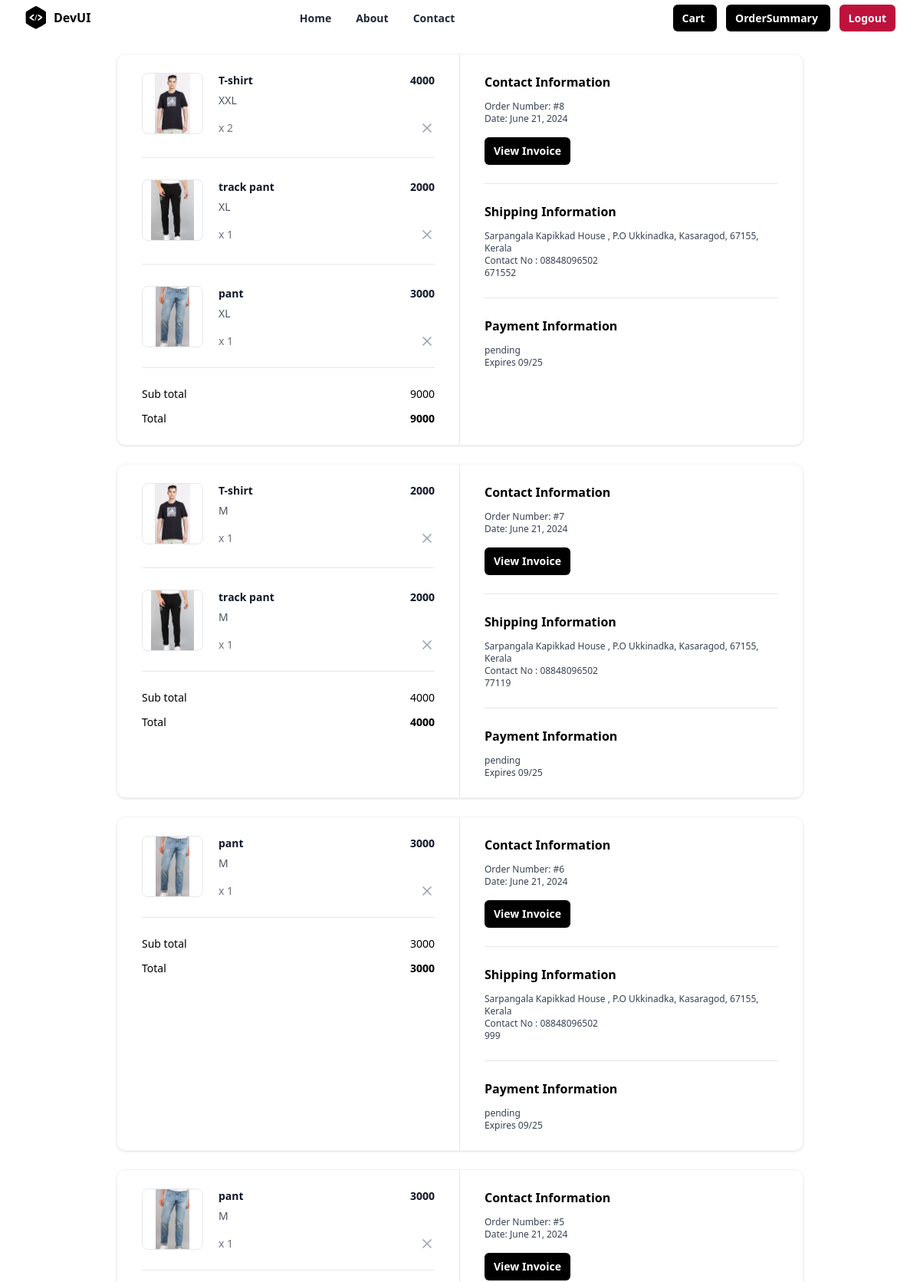
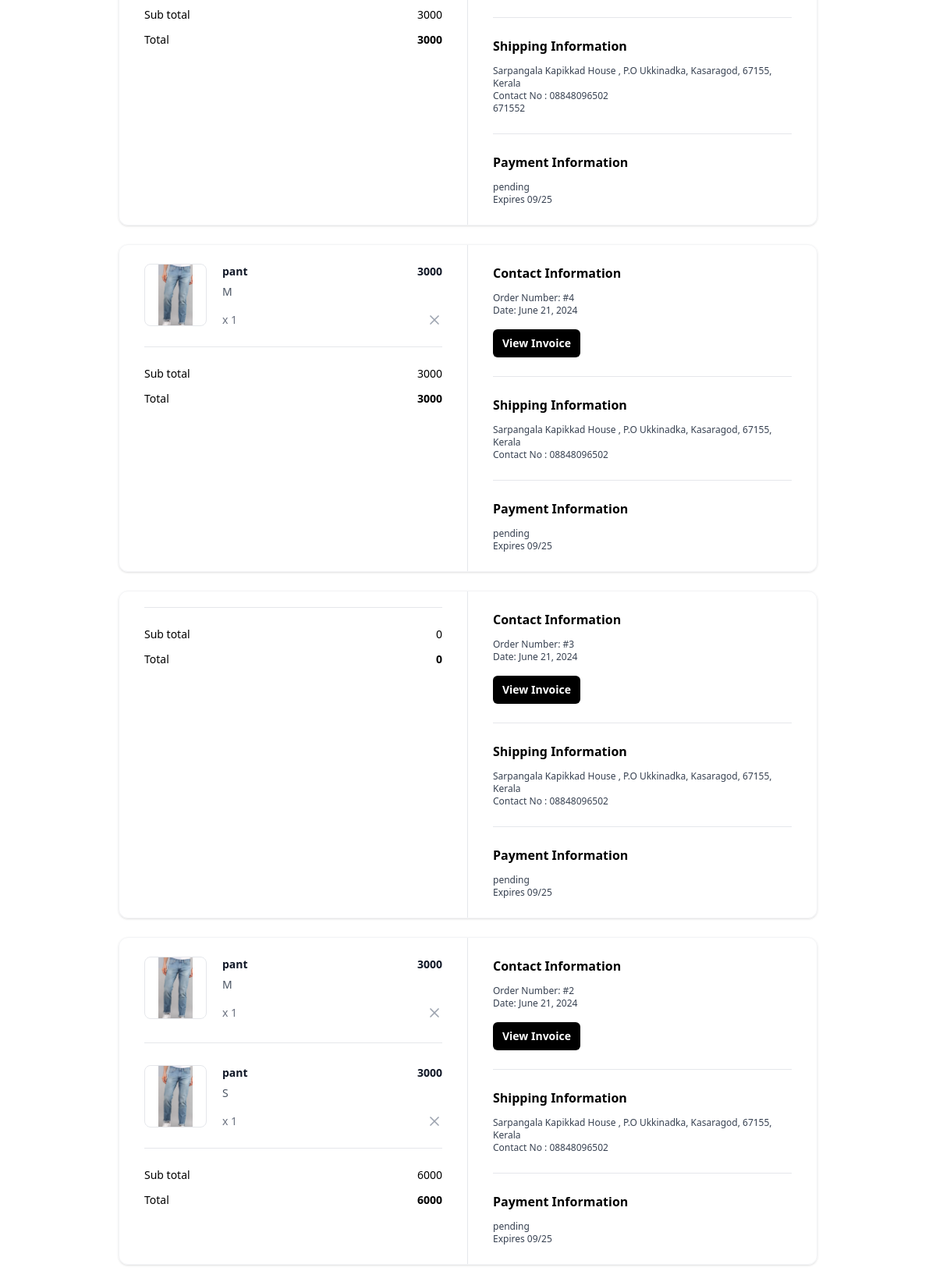
/order/summary/ (signed in, upper part), run on the app's committed database (2 pictures, top to bottom).
### store/models.py (models this page shows, shortened)
class BasketItems(models.Model):
    basket_object=models.ForeignKey(Basket,on_delete=models.CASCADE,related_name='cartitems')
    product_object=models.ForeignKey(Product,on_delete=models.CASCADE)
    size_object=models.ForeignKey(Size,on_delete=models.CASCADE)
    quantity=models.PositiveIntegerField(default=1)
    create_date=models.DateTimeField(auto_now_add=True)
    updated_date=models.DateTimeField(auto_now=True)
    is_active=models.BooleanField(default=True)
    is_order_placed=models.BooleanField(default=False)
    @property
    def total_amount(self):
        return self.product_object.price * self.quantity

class Product(models.Model):
    title=models.CharField(max_length=200)
    description=models.TextField(null=True,blank=True)
    size_object=models.ManyToManyField(Size)
    category_object=models.ForeignKey(Category,on_delete=models.CASCADE)
    brand_object=models.ForeignKey(Brand,on_delete=models.CASCADE)
    image=models.ImageField(upload_to="product_images",null=True,default="product_images/default.jpg")
    price=models.PositiveIntegerField()
    tag_object=models.ManyToManyField(Tag)
    created_date=models.DateTimeField(auto_now_add=True)
    updated_at=models.DateTimeField(auto_now=True)
    is_active=models.BooleanField(default=True)

class Size(models.Model):
    name=models.CharField(max_length=200,unique=True)
    created_date=models.DateTimeField(auto_now_add=True)
    updated_date=models.DateTimeField(auto_now=True)
    is_active=models.BooleanField(default=True)
    def __str__(self):
        return self.name

class order(models.Model):
    user_object=models.ForeignKey(
        User,
        on_delete=models.CASCADE,
        related_name='myorders'
        )
    basket_item_objects=models.ManyToManyField(BasketItems)
    delivery_address=models.CharField(max_length=250)
    phone=models.CharField(max_length=12)
    pin=models.CharField(max_length=10,null=True)
    email=models.CharField(max_length=100)
    payment_options=(
        ("cod","cod"),
        ("online","online")
    )
    payment_mode=models.CharField(max_length=200,choices=payment_options,default="cod")
    expected_delivery_date=models.DateField(null=True)
    order_id=models.CharField(max_length=200,null=True)
    is_paid=models.BooleanField(default=False)
    order_status=(
        ("order_confirmed","Order_confirmed"),
        ("dispatched","Dispatched"),
        ("in_transit","In_transit"),
        ("delivered","Delivered"),
        ("cancelled","Cancelled")
    )
    status=models.CharField(max_length=200,choices=order_status,default="order_confirmed")
    created_date=models.DateTimeField(auto_now_add=True)
    updated_date=models.DateTimeField(auto_now=True)
    is_active=models.BooleanField(default=True)
    @property
    def sub_total(self):
        basket_items=self.basket_item_objects.all()
        total=0
        if basket_items:
            for bi in basket_items:
                total+=bi.total_amount
        return total

### store/views.py (the view)
# urls.py: path("order/summary/",views.OrderSummaryView.as_view(),name="order-summary")
class OrderSummaryView(View):
    def get(self,request,*args, **kwargs):
        qs=order.objects.filter(user_object=request.user).order_by("-created_date")
        print(qs)
        return render(request,"order_summary.html",{'data':qs})

### store/templates/order_summary.html (shortened to what this page needs)
{%extends 'base.html'%}
{%block main_block%}
{%for order in data%}
<div class="mx-auto my-4 max-w-4xl md:my-6">
    <div class="overflow-hidden rounded-xl border border-gray-100 shadow">
      <div class="grid grid-cols-1 md:grid-cols-2">
        <div class="px-5 py-6 md:border-r md:border-r-gray-200 md:px-8">
          <div class="flow-root">
            <ul class="-my-7 divide-y divide-gray-200">
              {%for bi in order.basket_item_objects.all%}
              <li class="flex items-stretch justify-between space-x-5 py-7">
                <div class="flex flex-1 items-stretch">
                  <div class="flex-shrink-0">
                    <img
                      class="h-20 w-20 rounded-lg border border-gray-200 object-contain"
                      src="{{bi.product_object.image.url}}"
                      alt="https://static.nike.com/a/images/c_limit,w_592,f_auto/t_product_v1/54a510de-a406-41b2-8d62-7f8c587c9a7e/air-force-1-07-lv8-shoes-9KwrSk.png"
                    />
                  </div>
                  <div class="ml-5 flex flex-col justify-between">
                    <div class="flex-1">
                      <p class="text-sm font-bold text-gray-900">
                        {{bi.product_object.title}}
                      </p>
                      <p class="mt-1.5 text-sm font-medium text-gray-600">
                        {{bi.size_object}}
                      </p>
                    </div>
                    <p class="mt-4 text-sm font-medium text-gray-500">x {{bi.quantity}}</p>
                  </div>
                </div>
                <div class="ml-auto flex flex-col items-end justify-between">
                  <p class="text-right text-sm font-bold text-gray-900">
                    {{bi.total_amount}}
                  </p>
                  <button
                    type="button"
                    class="-m-2 inline-flex rounded p-2 text-gray-400 transition-all duration-200 hover:text-gray-900 focus:outline-none focus:ring-2 focus:ring-gray-900 focus:ring-offset-2"
                  >
                    <svg
                      xmlns="http://www.w3.org/2000/svg"
                      width="24"
                      height="24"
                      viewBox="0 0 24 24"
                      fill="none"
                      stroke="currentColor"
                      stroke-width="2"
                      stroke-linecap="round"
                      stroke-linejoin="round"
                      class="h-5 w-5"
                    >
                      <line x1="18" y1="6" x2="6" y2="18"></line>
                      <line x1="6" y1="6" x2="18" y2="18"></line>
                    </svg>
                  </button>
                </div>
              </li>
              {%endfor%}
            </ul>
            <hr class="mt-6 border-gray-200" />
            <ul class="mt-6 space-y-3">
              <li class="flex items-center justify-between">
                <p class="text-sm font-medium">Sub total</p>
                <p class="text-sm font-medium">{{order.sub_total}}</p>
              </li>
              <li class="flex items-center justify-between">
                <p class="text-sm font-medium ">Total</p>
                <p class="text-sm font-bold ">{{order.sub_total}}</p>
              </li>
            </ul>
          </div>
        </div>
        <div class="px-5 py-6 md:px-8">
          <div class="flow-root">
            <div class="-my-6 divide-y divide-gray-200">
              <div class="py-6">
                <h2 class="text-base font-bold text-black">
                  Contact Information
                </h2>
                <p class="fontmedium mt-3 text-xs text-gray-700">
                  Order Number: #{{order.id}}
                </p>
                <p class="text-xs font-medium text-gray-700">
                  Date: {{order.created_date|date}}
                </p>
                <button
                  type="button"
                  class="mt-4 rounded-md bg-black px-3 py-2 text-sm font-semibold text-white shadow-sm hover:bg-black/80 focus-visible:outline focus-visible:outline-2 focus-visible:outline-offset-2 focus-visible:outline-black"
                >
                  View Invoice
                </button>
              </div>
              <div class="py-6">
                <h2 class="mb-2 text-base font-bold text-black">
                  Shipping Information
                </h2>
                <p class="mt-3 text-xs font-medium text-gray-700">{{order.delivery_address}}</p>
                <p class="text-xs font-medium text-gray-700">
                  Contact No : {{order.phone}}
                </p>
                <p class="text-xs font-medium text-gray-700">{{order.pin}}</p>
              </div>
              <div class="py-6">
                <h2 class="text-base font-bold text-black">
                  Payment Information
                </h2>
                <p class="mt-3 text-xs font-medium text-gray-700">
                  {%if order.is_paid%}
                      completed
                  {%else%}
                      pending
                  {%endif%}
                </p>
                <p class="text-xs font-medium text-gray-700">Expires 09/25</p>
              </div>
            </div>
          </div>
        </div>
      </div>
    </div>
</div>
{%endfor%}
{%endblock%}

### data on the page
order: sub_total "9000", id "8", created_date "June 21, 2024", delivery_address "Sarpangala Kapikkad House , P.O Ukkinadka, Kasaragod, 67155, Kerala", phone "08848096502", pin "671552", is_paid "pending"
BasketItems: product_object.image (picture), product_object "T-shirt", size_object "XXL", quantity "2", total_amount "4000"
BasketItems: product_object.image (picture), product_object "track pant", size_object "XL", quantity "1", total_amount "2000"
BasketItems: product_object.image (picture), product_object "pant", size_object "XL", quantity "1", total_amount "3000"
order: sub_total "4000", id "7", created_date "June 21, 2024", delivery_address "Sarpangala Kapikkad House , P.O Ukkinadka, Kasaragod, 67155, Kerala", phone "08848096502", pin "77119", is_paid "pending"
BasketItems: product_object.image (picture), product_object "T-shirt", size_object "M", quantity "1", total_amount "2000"
BasketItems: product_object.image (picture), product_object "track pant", size_object "M", quantity "1", total_amount "2000"
order: sub_total "3000", id "6", created_date "June 21, 2024", delivery_address "Sarpangala Kapikkad House , P.O Ukkinadka, Kasaragod, 67155, Kerala", phone "08848096502", pin "999", is_paid "pending"
BasketItems: product_object.image (picture), product_object "pant", size_object "M", quantity "1", total_amount "3000"
order: sub_total "3000", id "5", created_date "June 21, 2024", delivery_address "Sarpangala Kapikkad House , P.O Ukkinadka, Kasaragod, 67155, Kerala", phone "08848096502", pin "671552", is_paid "pending"
BasketItems: product_object.image (picture), product_object "pant", size_object "M", quantity "1", total_amount "3000"
order: sub_total "3000", id "4", created_date "June 21, 2024", delivery_address "Sarpangala Kapikkad House , P.O Ukkinadka, Kasaragod, 67155, Kerala", phone "08848096502", is_paid "pending"
BasketItems: product_object.image (picture), product_object "pant", size_object "M", quantity "1", total_amount "3000"
order: sub_total "0", id "3", created_date "June 21, 2024", delivery_address "Sarpangala Kapikkad House , P.O Ukkinadka, Kasaragod, 67155, Kerala", phone "08848096502", is_paid "pending"
order: sub_total "6000", id "2", created_date "June 21, 2024", delivery_address "Sarpangala Kapikkad House , P.O Ukkinadka, Kasaragod, 67155, Kerala", phone "08848096502", is_paid "pending"
BasketItems: product_object.image (picture), product_object "pant", size_object "M", quantity "1", total_amount "3000"
BasketItems: product_object.image (picture), product_object "pant", size_object "S", quantity "1", total_amount "3000"
